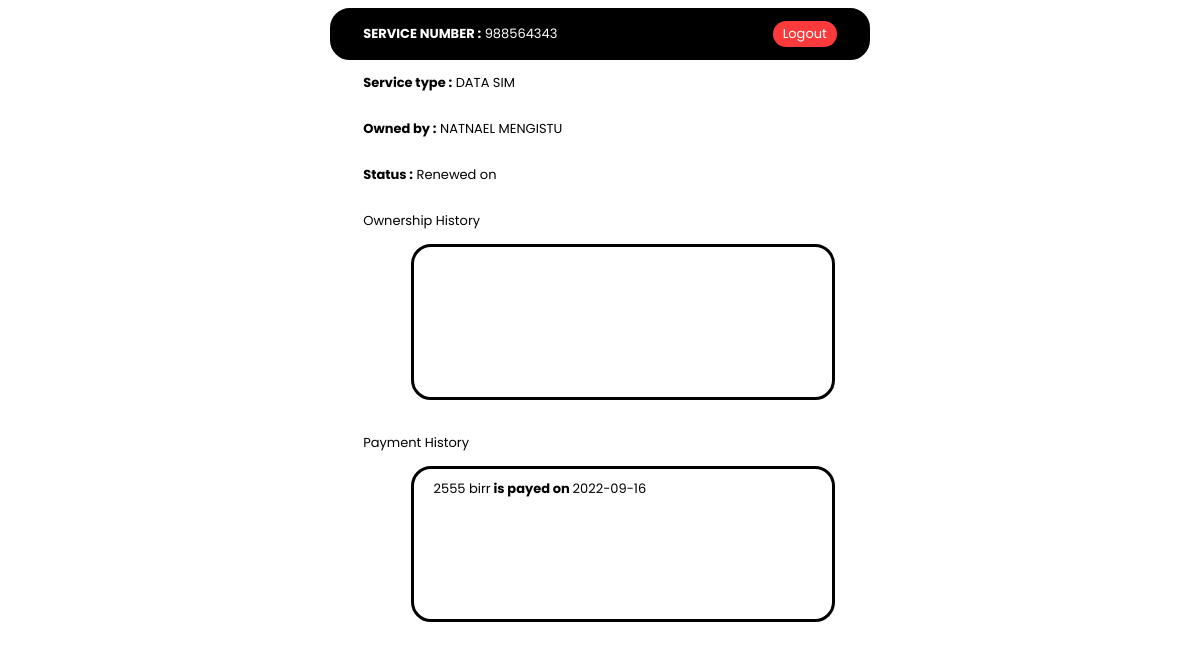
Screenshot of /guest_profile.php (signed in) with the database file from the repository.
### tables this page shows
CREATE TABLE `profile` (
  `service_number` int(11) NOT NULL,
  `service_type` varchar(60) NOT NULL,
  `password` varchar(80) NOT NULL,
  `owner_name` varchar(80) NOT NULL,
  `last_renew_date` date DEFAULT NULL,
  `last_payed_amount` int(11) DEFAULT NULL
);

CREATE TABLE `payment_history` (
  `service_number` int(11) NOT NULL,
  `date` date NOT NULL,
  `payed_amount` int(11) NOT NULL
);

### guest_profile.php (the view, shortened to what this page needs)
<?php
    require ('connection.php');
?>
<!DOCTYPE html>
<html lang="en">
<head>
    <link rel="stylesheet" href="profile.css">
</head>
<body>
    <div class="header">
        <?php echo("<p><b>SERVICE NUMBER :</b>   ". $_SESSION['service_number'] ."</p>");    ?>
        <form action="logout.php" method="POST">
                <button type="submit" name="logout" id="logout">Logout</button>
        </form>
    </div>
    <div class="current-info">
        <div class="service-type">
            <?php
            $service_number = $_SESSION['service_number'];
            $sql = "SELECT * FROM profile WHERE service_number =".$service_number;
            $result = $conn->query($sql);
            $row = $result->fetch_assoc();
            echo("<P><b>Service type :</b>  ".  $row['service_type']."</P>");
            echo("</div>
        <div class='owened-by'>
            <p><b>Owned by :</b>  ". $row['owner_name'] ."</p>
        </div>
        <div class='status'>
            <p><b>Status :</b> Renewed on ". $row['last_renew_date']."</p>
        </div>
    </div>")
            ?>
    <div class="history">
        <p>Ownership History</p>
        <div class="ownership-history">
        </div>
        <br>
        <p>Payment History</p>
        <div class="payment-history">
        <?php
                $sql = "SELECT * FROM payment_history WHERE service_number = ".$service_number." ORDER BY date DESC";
                $result = $conn->query($sql);
                if($result->num_rows > 0){
                    while($row=$result->fetch_assoc()){
                        echo($row['payed_amount'] ." birr<b> is payed on </b>".  $row['date'] ."<br><br>");
                    }
                }
            ?>
        </div>
    </div>
</body>
</html>

### profile.css (style rules this page uses)
* { font-family: 'Poppins', sans-serif; font-size: small; }
body { display: flex; flex-direction: column; justify-content: center; align-items: center; }
.header { display: flex; justify-content: space-between; align-items: center; background-color: #000; width: 40%; border-style: solid; border-width: 3px; border-color: #000; padding: 0 30px; border-radius: 20px; color: #FFF; }
.header button { background-color: rgb(251, 59, 59); color: #FFF; border-radius: 20px; border-style: none; padding: 3px 10px; cursor: pointer; }
.current-info { width: 40%; }
.current-info div { display: flex; align-items: center; justify-content: space-between; }
.ownership-history { width: 80%; height: 10em; border-style: solid; margin-left: 10%; overflow: scroll; overflow-x: hidden; padding: 10px 20px; border-radius: 20px; }
.payment-history { width: 80%; height: 10em; border-style: solid; margin-left: 10%; overflow: scroll; overflow-x: hidden; padding: 10px 20px; border-radius: 20px; }
.ownership-history, .payment-history { -ms-overflow-style: none; scrollbar-width: none; }
.history { width: 40%; }

### rows the page displays
profile: service_type "DATA SIM", owner_name "NATNAEL MENGISTU"
payment_history: payed_amount "2555", date "2022-09-16"

### other values shown
$_SESSION['service_number'] "988564343"
